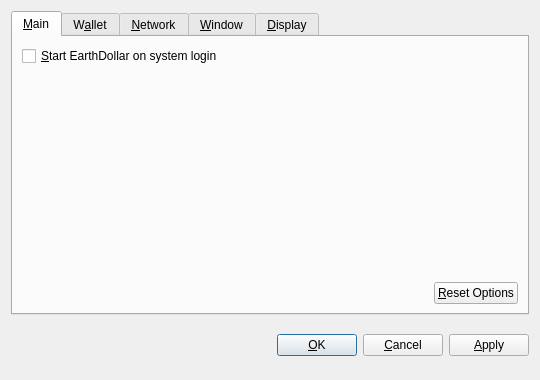
<?xml version="1.0" encoding="UTF-8"?>
<ui version="4.0">
 <class>OptionsDialog</class>
 <widget class="QDialog" name="OptionsDialog">
  <property name="geometry">
   <rect>
    <x>0</x>
    <y>0</y>
    <width>540</width>
    <height>380</height>
   </rect>
  </property>
  <property name="windowTitle">
   <string>Options</string>
  </property>
  <property name="modal">
   <bool>true</bool>
  </property>
  <layout class="QVBoxLayout" name="verticalLayout">
   <item>
    <widget class="QTabWidget" name="tabWidget">
     <property name="tabPosition">
      <enum>QTabWidget::North</enum>
     </property>
     <property name="currentIndex">
      <number>0</number>
     </property>
     <widget class="QWidget" name="tabMain">
      <attribute name="title">
       <string>&amp;Main</string>
      </attribute>
      <layout class="QVBoxLayout" name="verticalLayout_Main">
       <item>
        <widget class="QCheckBox" name="EarthDollarAtStartup">
         <property name="toolTip">
          <string>Automatically start EarthDollar after logging in to the system.</string>
         </property>
         <property name="text">
          <string>&amp;Start EarthDollar on system login</string>
         </property>
        </widget>
       </item>
       <item>
        <spacer name="verticalSpacer_Main">
         <property name="orientation">
          <enum>Qt::Vertical</enum>
         </property>
         <property name="sizeHint" stdset="0">
          <size>
           <width>20</width>
           <height>40</height>
          </size>
         </property>
        </spacer>
       </item>
       <item>
        <layout class="QHBoxLayout" name="horizontalLayout_2_Main">
         <item>
          <spacer name="horizontalSpacer_2_Main">
           <property name="orientation">
            <enum>Qt::Horizontal</enum>
           </property>
           <property name="sizeHint" stdset="0">
            <size>
             <width>40</width>
             <height>20</height>
            </size>
           </property>
          </spacer>
         </item>
         <item>
          <widget class="QPushButton" name="resetButton">
           <property name="toolTip">
            <string>Reset all client options to default.</string>
           </property>
           <property name="text">
            <string>&amp;Reset Options</string>
           </property>
           <property name="autoDefault">
            <bool>false</bool>
           </property>
          </widget>
         </item>
        </layout>
       </item>
      </layout>
     </widget>
     <widget class="QWidget" name="tabWallet">
      <attribute name="title">
       <string>W&amp;allet</string>
      </attribute>
      <layout class="QVBoxLayout" name="verticalLayout_Network">
       <item>
        <widget class="QLabel" name="transactionFeeInfoLabel">
         <property name="text">
          <string>Optional transaction fee per kB that helps make sure your transactions are processed quickly. Most transactions are 1 kB.</string>
         </property>
         <property name="textFormat">
          <enum>Qt::PlainText</enum>
         </property>
         <property name="wordWrap">
          <bool>true</bool>
         </property>
        </widget>
       </item>
       <item>
        <layout class="QHBoxLayout" name="horizontalLayout_1_Main">
         <item>
          <widget class="QLabel" name="transactionFeeLabel">
           <property name="text">
            <string>Pay transaction &amp;fee</string>
           </property>
           <property name="textFormat">
            <enum>Qt::PlainText</enum>
           </property>
           <property name="buddy">
            <cstring>transactionFee</cstring>
           </property>
          </widget>
         </item>
         <item>
          <widget class="EarthDollarAmountField" name="transactionFee"/>
         </item>
         <item>
          <spacer name="horizontalSpacer_1_Main">
           <property name="orientation">
            <enum>Qt::Horizontal</enum>
           </property>
           <property name="sizeHint" stdset="0">
            <size>
             <width>40</width>
             <height>20</height>
            </size>
           </property>
          </spacer>
         </item>
        </layout>
       </item>
       <item>
        <widget class="QLabel" name="label">
         <property name="text">
          <string>If you disable the spending of unconfirmed change, the change from a transaction cannot be used until that transaction has at least one confirmation. This also affects how your balance is computed.</string>
         </property>
         <property name="wordWrap">
          <bool>true</bool>
         </property>
        </widget>
       </item>
       <item>
        <widget class="QCheckBox" name="spendZeroConfChange">
         <property name="text">
          <string>Spend unconfirmed change  (experts only)</string>
         </property>
        </widget>
       </item>
       <item>
        <spacer name="verticalSpacer">
         <property name="orientation">
          <enum>Qt::Vertical</enum>
         </property>
         <property name="sizeHint" stdset="0">
          <size>
           <width>20</width>
           <height>40</height>
          </size>
         </property>
        </spacer>
       </item>
      </layout>
     </widget>
     <widget class="QWidget" name="tabNetwork">
      <attribute name="title">
       <string>&amp;Network</string>
      </attribute>
      <layout class="QVBoxLayout" name="verticalLayout_Network">
       <item>
        <widget class="QCheckBox" name="mapPortUpnp">
         <property name="toolTip">
          <string>Automatically open the EarthDollar client port on the router. This only works when your router supports UPnP and it is enabled.</string>
         </property>
         <property name="text">
          <string>Map port using &amp;UPnP</string>
         </property>
        </widget>
       </item>
       <item>
        <widget class="QCheckBox" name="connectSocks">
         <property name="toolTip">
          <string>Connect to the EarthDollar network through a SOCKS proxy (e.g. when connecting through Tor).</string>
         </property>
         <property name="text">
          <string>&amp;Connect through SOCKS proxy:</string>
         </property>
        </widget>
       </item>
       <item>
        <layout class="QHBoxLayout" name="horizontalLayout_Network">
         <item>
          <widget class="QLabel" name="proxyIpLabel">
           <property name="text">
            <string>Proxy &amp;IP:</string>
           </property>
           <property name="textFormat">
            <enum>Qt::PlainText</enum>
           </property>
           <property name="buddy">
            <cstring>proxyIp</cstring>
           </property>
          </widget>
         </item>
         <item>
          <widget class="QValidatedLineEdit" name="proxyIp">
           <property name="maximumSize">
            <size>
             <width>140</width>
             <height>16777215</height>
            </size>
           </property>
           <property name="toolTip">
            <string>IP address of the proxy (e.g. 127.0.0.1)</string>
           </property>
          </widget>
         </item>
         <item>
          <widget class="QLabel" name="proxyPortLabel">
           <property name="text">
            <string>&amp;Port:</string>
           </property>
           <property name="textFormat">
            <enum>Qt::PlainText</enum>
           </property>
           <property name="buddy">
            <cstring>proxyPort</cstring>
           </property>
          </widget>
         </item>
         <item>
          <widget class="QLineEdit" name="proxyPort">
           <property name="maximumSize">
            <size>
             <width>55</width>
             <height>16777215</height>
            </size>
           </property>
           <property name="toolTip">
            <string>Port of the proxy (e.g. 9050)</string>
           </property>
          </widget>
         </item>
         <item>
          <widget class="QLabel" name="socksVersionLabel">
           <property name="text">
            <string>SOCKS &amp;Version:</string>
           </property>
           <property name="textFormat">
            <enum>Qt::PlainText</enum>
           </property>
           <property name="buddy">
            <cstring>socksVersion</cstring>
           </property>
          </widget>
         </item>
         <item>
          <widget class="QValueComboBox" name="socksVersion">
           <property name="toolTip">
            <string>SOCKS version of the proxy (e.g. 5)</string>
           </property>
          </widget>
         </item>
         <item>
          <spacer name="horizontalSpacer_Network">
           <property name="orientation">
            <enum>Qt::Horizontal</enum>
           </property>
           <property name="sizeHint" stdset="0">
            <size>
             <width>40</width>
             <height>20</height>
            </size>
           </property>
          </spacer>
         </item>
        </layout>
       </item>
       <item>
        <spacer name="verticalSpacer_Network">
         <property name="orientation">
          <enum>Qt::Vertical</enum>
         </property>
         <property name="sizeHint" stdset="0">
          <size>
           <width>20</width>
           <height>40</height>
          </size>
         </property>
        </spacer>
       </item>
      </layout>
     </widget>
     <widget class="QWidget" name="tabWindow">
      <attribute name="title">
       <string>&amp;Window</string>
      </attribute>
      <layout class="QVBoxLayout" name="verticalLayout_Window">
       <item>
        <widget class="QCheckBox" name="minimizeToTray">
         <property name="toolTip">
          <string>Show only a tray icon after minimizing the window.</string>
         </property>
         <property name="text">
          <string>&amp;Minimize to the tray instead of the taskbar</string>
         </property>
        </widget>
       </item>
       <item>
        <widget class="QCheckBox" name="minimizeOnClose">
         <property name="toolTip">
          <string>Minimize instead of exit the application when the window is closed. When this option is enabled, the application will be closed only after selecting Quit in the menu.</string>
         </property>
         <property name="text">
          <string>M&amp;inimize on close</string>
         </property>
        </widget>
       </item>
       <item>
        <spacer name="verticalSpacer_Window">
         <property name="orientation">
          <enum>Qt::Vertical</enum>
         </property>
         <property name="sizeHint" stdset="0">
          <size>
           <width>20</width>
           <height>40</height>
          </size>
         </property>
        </spacer>
       </item>
      </layout>
     </widget>
     <widget class="QWidget" name="tabDisplay">
      <attribute name="title">
       <string>&amp;Display</string>
      </attribute>
      <layout class="QVBoxLayout" name="verticalLayout_Display">
       <item>
        <layout class="QHBoxLayout" name="horizontalLayout_1_Display">
         <item>
          <widget class="QLabel" name="langLabel">
           <property name="text">
            <string>User Interface &amp;language:</string>
           </property>
           <property name="textFormat">
            <enum>Qt::PlainText</enum>
           </property>
           <property name="buddy">
            <cstring>lang</cstring>
           </property>
          </widget>
         </item>
         <item>
          <widget class="QValueComboBox" name="lang">
           <property name="toolTip">
            <string>The user interface language can be set here. This setting will take effect after restarting EarthDollar.</string>
           </property>
          </widget>
         </item>
        </layout>
       </item>
       <item>
        <layout class="QHBoxLayout" name="horizontalLayout_2_Display">
         <item>
          <widget class="QLabel" name="unitLabel">
           <property name="text">
            <string>&amp;Unit to show amounts in:</string>
           </property>
           <property name="textFormat">
            <enum>Qt::PlainText</enum>
           </property>
           <property name="buddy">
            <cstring>unit</cstring>
           </property>
          </widget>
         </item>
         <item>
          <widget class="QValueComboBox" name="unit">
           <property name="toolTip">
            <string>Choose the default subdivision unit to show in the interface and when sending coins.</string>
           </property>
          </widget>
         </item>
        </layout>
       </item>
       <item>
        <widget class="QCheckBox" name="displayAddresses">
         <property name="toolTip">
          <string>Whether to show EarthDollar addresses in the transaction list or not.</string>
         </property>
         <property name="text">
          <string>&amp;Display addresses in transaction list</string>
         </property>
        </widget>
       </item>
       <item>
        <widget class="QCheckBox" name="coinControlFeatures">
         <property name="toolTip">
          <string>Whether to show coin control features or not.</string>
         </property>
         <property name="text">
          <string>Display coin &amp;control features (experts only!)</string>
         </property>
        </widget>
       </item>
       <item>
        <spacer name="verticalSpacer_Display">
         <property name="orientation">
          <enum>Qt::Vertical</enum>
         </property>
         <property name="sizeHint" stdset="0">
          <size>
           <width>20</width>
           <height>40</height>
          </size>
         </property>
        </spacer>
       </item>
      </layout>
     </widget>
    </widget>
   </item>
   <item>
    <layout class="QHBoxLayout" name="horizontalLayout_Buttons">
     <item>
      <spacer name="horizontalSpacer_1">
       <property name="orientation">
        <enum>Qt::Horizontal</enum>
       </property>
       <property name="sizeHint" stdset="0">
        <size>
         <width>40</width>
         <height>48</height>
        </size>
       </property>
      </spacer>
     </item>
     <item>
      <widget class="QLabel" name="statusLabel">
       <property name="font">
        <font>
         <weight>75</weight>
         <bold>true</bold>
        </font>
       </property>
       <property name="text">
        <string/>
       </property>
       <property name="textFormat">
        <enum>Qt::PlainText</enum>
       </property>
       <property name="wordWrap">
        <bool>true</bool>
       </property>
      </widget>
     </item>
     <item>
      <spacer name="horizontalSpacer_2">
       <property name="orientation">
        <enum>Qt::Horizontal</enum>
       </property>
       <property name="sizeHint" stdset="0">
        <size>
         <width>40</width>
         <height>48</height>
        </size>
       </property>
      </spacer>
     </item>
     <item>
      <widget class="QPushButton" name="okButton">
       <property name="text">
        <string>&amp;OK</string>
       </property>
      </widget>
     </item>
     <item>
      <widget class="QPushButton" name="cancelButton">
       <property name="text">
        <string>&amp;Cancel</string>
       </property>
       <property name="autoDefault">
        <bool>false</bool>
       </property>
      </widget>
     </item>
     <item>
      <widget class="QPushButton" name="applyButton">
       <property name="text">
        <string>&amp;Apply</string>
       </property>
       <property name="autoDefault">
        <bool>false</bool>
       </property>
      </widget>
     </item>
    </layout>
   </item>
  </layout>
 </widget>
 <customwidgets>
  <customwidget>
   <class>EarthDollarAmountField</class>
   <extends>QSpinBox</extends>
   <header>EarthDollaramountfield.h</header>
  </customwidget>
  <customwidget>
   <class>QValueComboBox</class>
   <extends>QComboBox</extends>
   <header>qvaluecombobox.h</header>
  </customwidget>
  <customwidget>
   <class>QValidatedLineEdit</class>
   <extends>QLineEdit</extends>
   <header>qvalidatedlineedit.h</header>
  </customwidget>
 </customwidgets>
 <resources/>
 <connections/>
</ui>
